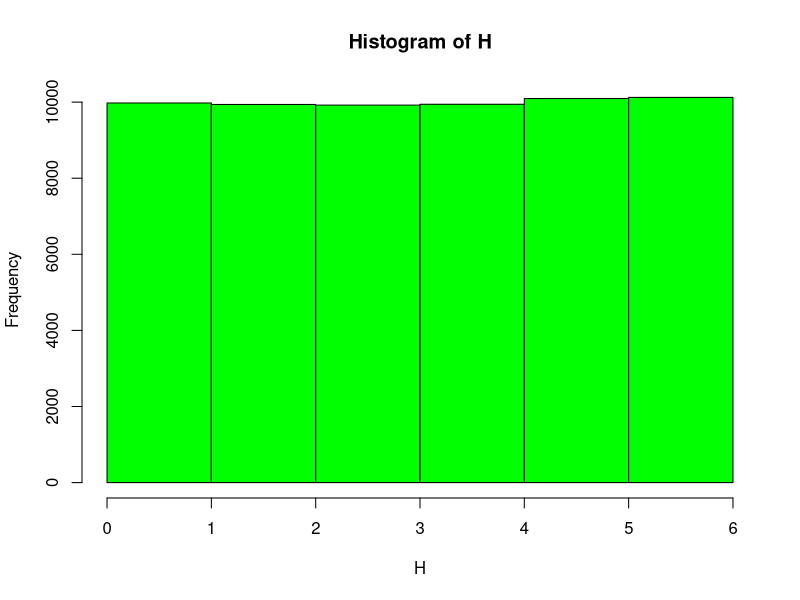
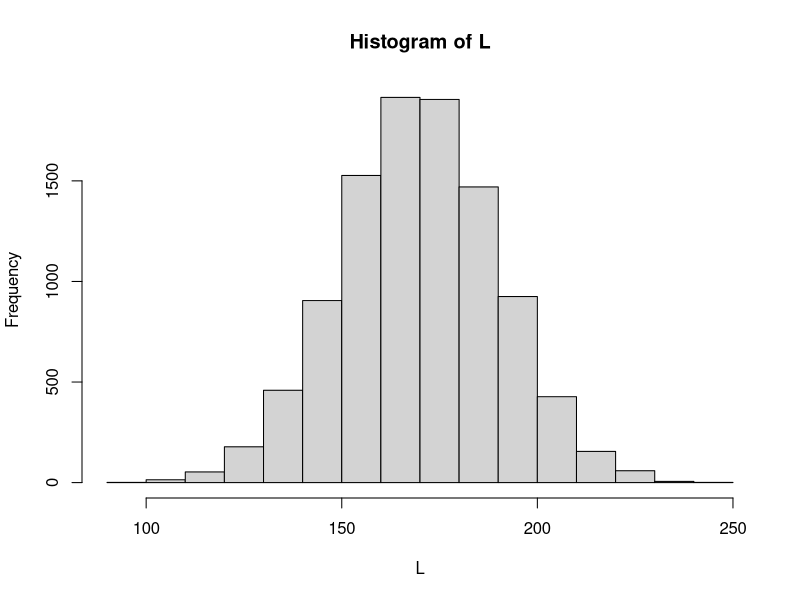

R code for these plots, in order:
# Lezione 3a - Script

#rimuove la memoria di tutte le variabili presenti in memoria per partire "puliti"
rm(list = ls())

# = e <- sono operatori di assegnazione. # viene usato dentro le parentesi <- fuori le parentesi

#atomi
q<-1
a<-TRUE
m<-"mamma"
d<-1.3

#array o vettori
A<- c(1,2,3,4)
A[2:4]

#array notevoli
C<-rep(2,10) #ripete il primo valore un certo numero di volte
D<-seq(10,20) #genera una sequenza regolare dal numero 10 fino a  ...20 (in questo caso)
E<-seq(10,20,2)
E2<-seq(from=10, to=20, by=2) #stessa dichiarazione della variabile E

G<-runif(n=5,min=0,max=100) #estrae 5 numeri uniformi, compresi tra un min e un max
totale <- 60000
H <- as.integer(runif(n=totale,min=1,max=7))

#quante volte dentro H abbiamo estratto il numero 1?
trovoUno <- H==1
contoUno <- sum(trovoUno)
print(contoUno)
sumH <- sum(H)
print(sumH)

#frequenza = numero di volte in cui c'è uno diviso il totale
frequenzaUno <- (contoUno/totale)
print(frequenzaUno)

#istogramma
hist(H, breaks=c(0,1,2,3,4,5,6), col="green")

#distribuzione Gaussiana (non uniforme)
L <- rnorm(10000, mean=170, sd=20)
hist(L)








